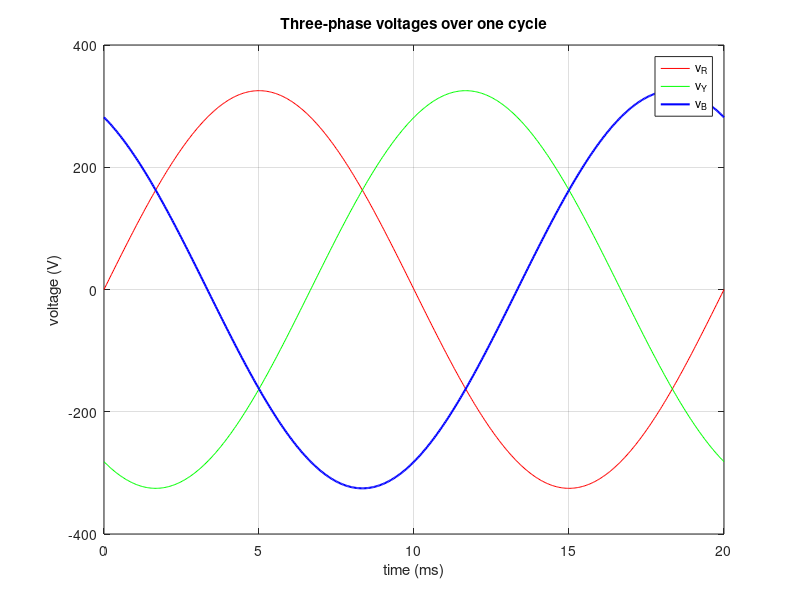

The MATLAB source for this figure:
# phase_sequence.m
# Plot the three phase voltages over one cycle and work out the sequence
# (RYB or RBY) from the given phase angles.

Vm = 325.27;    % peak phase voltage (230 V rms)
f  = 50;        % Hz
w  = 2*pi*f;    % w = 2*pi*f, keep forgetting this

% phase angles in degrees, R Y B
angR = 0;
angY = -120;
angB = -240;    % same as +120

t = linspace(0, 1/f, 500);   % one full cycle
vR = Vm * sin(w*t + angR*pi/180);
vY = Vm * sin(w*t + angY*pi/180);
vB = Vm * sin(w*t + angB*pi/180);

plot(t*1000, vR, 'r', t*1000, vY, 'g', t*1000, vB, 'b', 'linewidth', 1.5);
xlabel('time (ms)'); ylabel('voltage (V)');
title('Three-phase voltages over one cycle');
legend('v_R', 'v_Y', 'v_B'); grid on;

% ---- decide the sequence ----
% how far Y lags R, wrapped into 0..360
lagY = mod(angR - angY, 360);
printf("R at %d deg, Y at %d deg, B at %d deg\n", angR, angY, angB);
printf("Y lags R by %d deg\n", lagY);
if lagY == 120
  printf("Sequence: RYB  (positive sequence) -- order of peaks is R, Y, B\n");
elseif lagY == 240
  printf("Sequence: RBY  (negative sequence) -- order of peaks is R, B, Y\n");
else
  printf("Angles are not a balanced 120 deg set\n");
end
